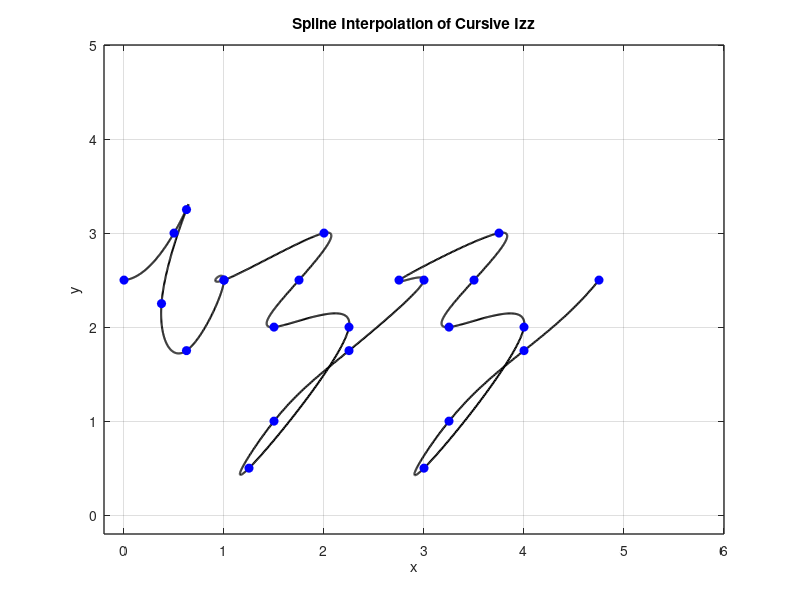
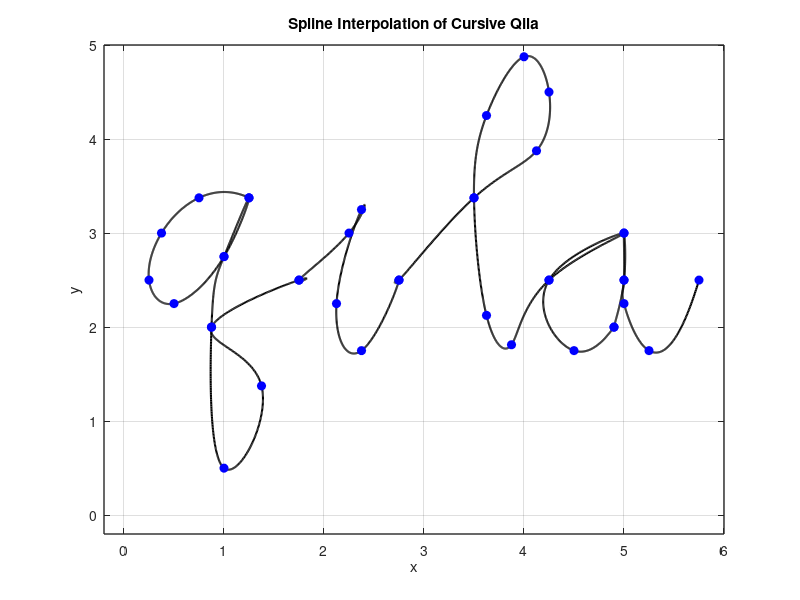
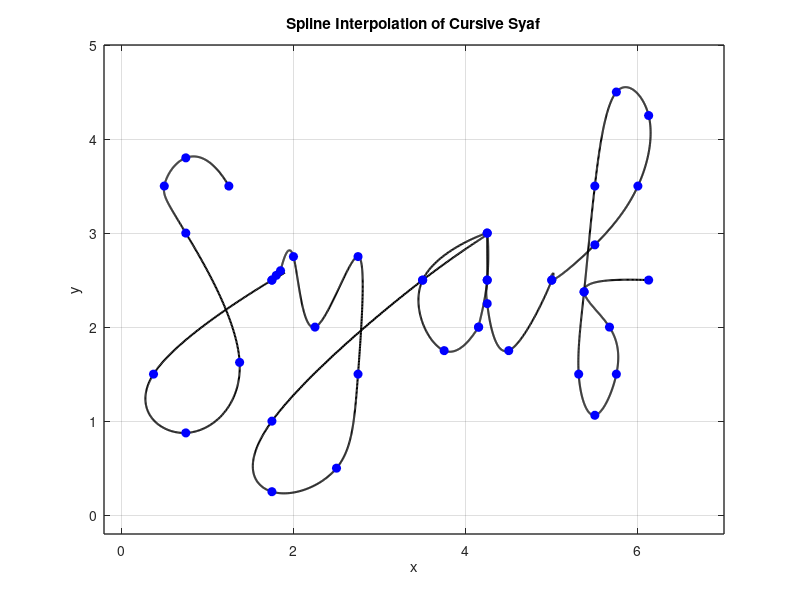
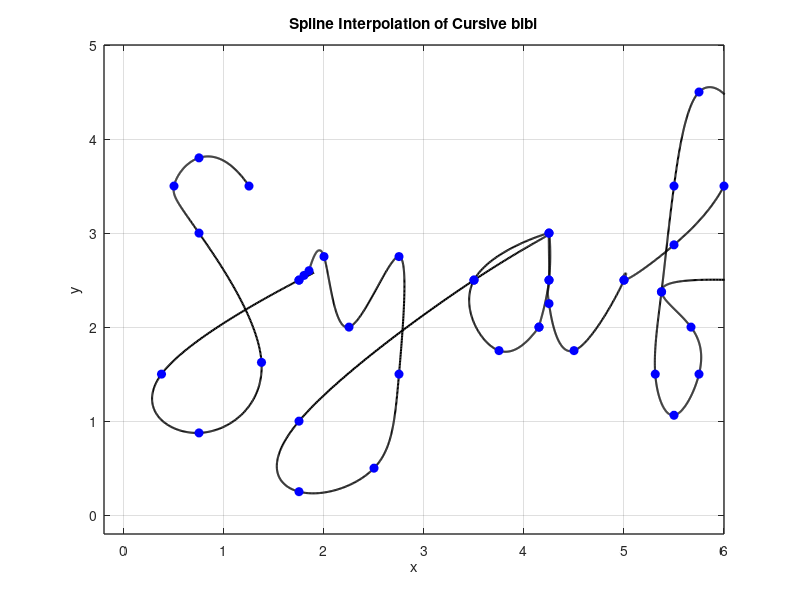

Source code (MATLAB) for these figures, in order:
%% izz
% letter i 
% Define data points for x and y coordinates
x1 = [2.75 3.25 3.375 3.125 3.375 3.75];
y1 = [2.5 3 3.25 2.25 1.75 2.5];
dot_x1 = 3.375;
dot_y1 = 3.625;

% Define the amount of shift to the right (offset)
x_shift1 = -2.75;

% Apply the offset to x coordinates (horizontal) 
x1 = x1 + x_shift1;

% letter z
% Define data points for x and y coordinates
x2 = [0.25 1.25 1 0.75 1.5 0.5 0.75 1.5 2.25];
y2 = [2.5 3 2.5 2 2 0.5 1 1.75 2.5];

% Define the amount of shift to the right (offset)
x_shift2 = 0.75;

% Apply the offset to x coordinates (horizontal) 
x2 = x2 + x_shift2;

% letter z(2)
% Define data points for x and y coordinates
x3 = [0.25 1.25 1 0.75 1.5 0.5 0.75 1.5 2.25];
y3 = [2.5 3 2.5 2 2 0.5 1 1.75 2.5];

% Define the amount of shift to the right (offset)
x_shift3 = 2.5;

% Apply the offset to x coordinates (horizontal) 
x3 = x3 + x_shift3;

% Concatenate data points
x = [x1 x2 x3];
y = [y1 y2 y3];

n = length(x);
t = 0:n-1; % Parametric coordinate t
tt = 0:0.01:n-1; % More dense coordinate tt for spline interpolation

% Compute spline interpolation
xx = spline(t, x, tt);
yy = spline(t, y, tt);

% Plot settings
figure(1)
plot(xx, yy, 'k', 'LineWidth', 1.5) % plot spline
hold on
plot(x, y, 'bo', 'MarkerFaceColor', 'b') % plot data points
axis([-0.2 6 -0.2 5])
grid on
title('Spline Interpolation of Cursive Izz')
xlabel('x')
ylabel('y')
set(gca, 'FontSize', 10, 'LineWidth', 1)
grid on

%% qil
% LETTER Q
% Define data points for x and y coordinates 
x1 = [1.25 0.75 0.375 0.25 0.5 1 1.25 1 0.875 1 1.375 0.875 1.75];
y1 = [3.375 3.375 3 2.5 2.25 2.75 3.375 2.75 2 0.5 1.375 2 2.5];

% letter i
% Define data points for x and y coordinates
x2 = [2.75 3.25 3.375 3.125 3.375 3.75];
y2 = [2.5 3 3.25 2.25 1.75 2.5];
dot_x = 2.375;
dot_y = 3.625;

% Define the amount of shift to the left (offset)
x_shift2 = -1.00;

% Apply the offset to x coordinates (horizontal) 
x2 = x2 + x_shift2;

% LETTER L
% Define data point for x and y coordinates 
x3 = [0.25 1.00 1.625 1.75 1.50 1.125 1.00 1.125 1.375 1.75];
y3 = [2.50 3.375 3.875 4.5 4.875 4.25 3.375 2.125 1.8125 2.5];

% Define the amount of shift to the right (offset)
x_shift3 = 2.50;

% Apply the offset to x coordinates (horizontal) 
x3 = x3 + x_shift3;

% letter A

x4 = [1 0.25 0.5 0.9 0.9 1 1 1 1 1.25 1.75];
y4 = [3 2.5 1.75 2 2 2.5 3 2.5 2.25 1.75 2.5];

% Define the amount of shift to the right (offset)
x_shift4 = 4.00;

% Apply the offset to x coordinates (horizontal) 
x4 = x4 + x_shift4;

% Concatenate data points
x = [x1 x2 x3 x4];
y = [y1 y2 y3 y4];

n = length(x);
t = 0:n-1; % Parametric coordinate t
tt = 0:0.01:n-1; % More dense coordinate tt for spline interpolation

% Compute spline interpolation
xx = spline(t, x, tt);
yy = spline(t, y, tt);

% Plot settings
figure(2)
plot(xx, yy, 'k', 'LineWidth', 1.5) % plot spline
hold on
plot(x, y, 'bo', 'MarkerFaceColor', 'b') % plot data points
axis([-0.2 6 -0.2 5])
grid on
title('Spline Interpolation of Cursive Qila')
xlabel('x')
ylabel('y')
set(gca, 'FontSize', 10, 'LineWidth', 1)
grid on

%% syaf
% letter s
x1 = [1.25 0.75 0.5 0.75 1.375 0.75 0.375 1.75];
y1 = [3.5 3.8 3.5 3 1.625 0.875 1.5 2.5];

% letter y 
x2 = [0.5 0.55 0.6 0.75 1 1.5 1.5 1.25 0.5 0.5 2.25];
y2 = [2.5 2.55 2.6 2.75 2 2.75 1.5 0.5 0.25 1 2.5];

x_shift2 = 1.25;

% Apply the offset to x coordinates (horizontal) 
x2 = x2 + x_shift2;

% letter a
x3 = [1 0.25 0.5 0.9 0.9 1 1 1 1 1.25 1.75];
y3  = [3 2.5 1.75 2 2 2.5 3 2.5 2.25 1.75 2.5];

x_shift3 = 3.25;

% Apply the offset to x coordinates (horizontal) 
x3 = x3 + x_shift3;

% LETTER F
% Define data points for x and y coordinates 
x4 = [0.5 1 1.5 1.625 1.25 1 0.875 0.8125 1 1.25 1.17 0.875 1.625];
y4 = [2.5 2.875 3.5 4.25 4.5 3.5 2.375 1.5 1.0625 1.5 2 2.375 2.5];

x_shift4 = 4.5;

% Apply the offset to x coordinates (horizontal) 
x4 = x4 + x_shift4;

% Concatenate data points
x = [x1 x2 x3 x4];
y = [y1 y2 y3 y4];

n = length(x);
t = 0:n-1; % Parametric coordinate t
tt = 0:0.01:n-1; % More dense coordinate tt for spline interpolation

% Compute spline interpolation
xx = spline(t, x, tt);
yy = spline(t, y, tt);

% Plot settings
figure(3)
plot(xx, yy, 'k', 'LineWidth', 1.5) % plot spline
hold on
plot(x, y, 'bo', 'MarkerFaceColor', 'b') % plot data points
axis([-0.2 7 -0.2 5])
grid on
title('Spline Interpolation of Cursive Syaf')
xlabel('x')
ylabel('y')
set(gca, 'FontSize', 10, 'LineWidth', 1)
grid on

%% bibi

% Letter B
% Define data points for x and y coordinates
x1 = [0.5 1.125 1.75 1.625 1.25 1.75 2 1.375 1.125 2.75];
y1 = [2.5 3.25 4.25 5.25 2.5 3.25 2 1.5 2 2.5];

% letter I
% Define data points for x and y coordinates
x2 = [2.75 3.25 3.375 3.125 3.375 3.75];
y2 = [2.5 3 3.25 2.25 1.75 2.5];
dot_x2 = 6.6;
dot_y2 = 3.625;

% Letter B(2)
% Define data points for x and y coordinates
x3 = [0.5 1.125 1.75 1.625 1.25 1.75 2 1.375 1.125 2.75];
y3 = [2.5 3.25 4.25 5.25 2.5 3.25 2 1.5 2 2.5];

% Define the amount of shift to the right (offset)
x_shift3 = 3.25;

% Apply the offset to x coordinates (horizontal) 
x3 = x3 + x_shift3;

% letter i 
% Define data points for x and y coordinates
x4 = [2.75 3.25 3.375 3.125 3.375 3.75];
y4 = [2.5 3 3.25 2.25 1.75 2.5];
dot_x4 = 3.375;
dot_y4 = 3.625; 

% Define the amount of shift to the right (offset)
x_shift4 = 3.25;

% Apply the offset to x coordinates (horizontal) 
x4 = x4 + x_shift4;

n = length(x);
t = 0:n-1; % Parametric coordinate t
tt = 0:0.01:n-1; % More dense coordinate tt for spline interpolation

% Compute spline interpolation
xx = spline(t, x, tt);
yy = spline(t, y, tt);

% Plot settings
figure(4)
plot(xx, yy, 'k', 'LineWidth', 1.5) % plot spline
hold on
plot(x, y, 'bo', 'MarkerFaceColor', 'b') % plot data points
axis([-0.2 6 -0.2 5])
grid on
title('Spline Interpolation of Cursive bibi')
xlabel('x')
ylabel('y')
set(gca, 'FontSize', 10, 'LineWidth', 1)
grid on



